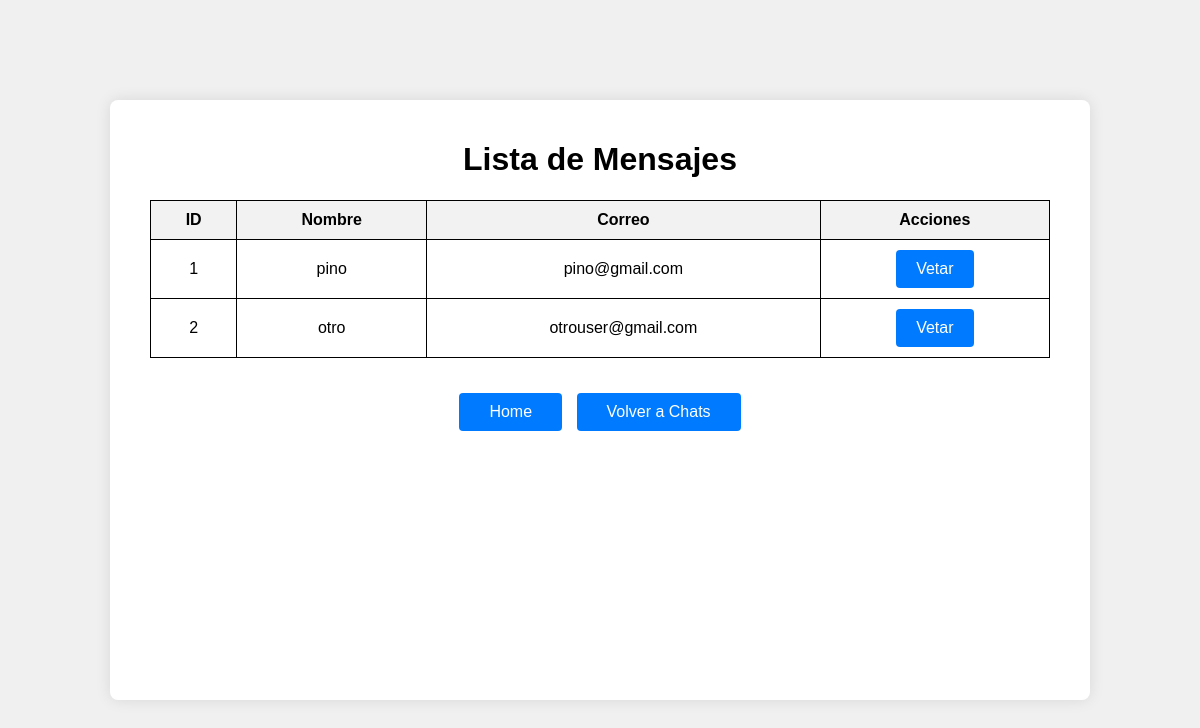
/vetar, run on an earlier commit of the app's database.
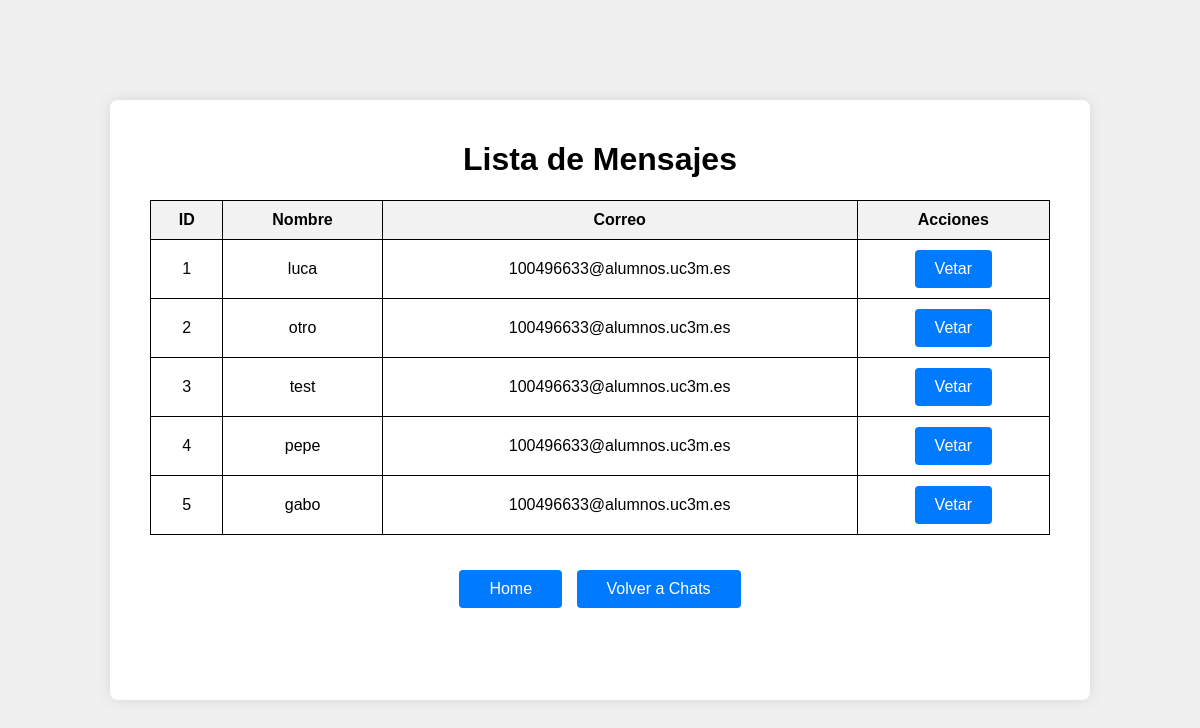
And on a later commit of the database.
### tables this page shows
CREATE TABLE users(
    id INTEGER PRIMARY KEY AUTOINCREMENT,
    username string UNIQUE, 
    pwd string NOT NULL,
    salt string NOT NULL,
    rol string NOT NULL,
    correo string NOT NULL,
    public_ip string NULL);

### app.py (the view)
@app.route("/vetar")
def vetarusuarios():
    usuariostotales = app_admin.vetarusuarios_admin()
    return render_template("vetar.html", usuariostotales=usuariostotales)

### app_admin.py (called while the page is built)
def vetarusuarios_admin():
    conn = sql.connect('cripto.sqlite')
    conn.row_factory = sql.Row
    cursor = conn.cursor()
    cursor.execute("""
            SELECT id, username, correo
            FROM users
        """)
    usuariosto = cursor.fetchall()
    usuariostotales = []
    for user in usuariosto:
        usuariostotales.append({
            "id": user["id"],
            "username": user["username"],
            "correo": user["correo"]
        })
    conn.close()
    usuariostotales = sorted(usuariostotales, key=lambda x: x['id'])
    return usuariostotales

### templates/vetar.html (shortened to what this page needs)
<!DOCTYPE html>
<html lang="es">
<head>
    <link rel="stylesheet" href="{{ url_for('static', filename='style/chatc.css') }}">
</head>
<body>
    <div class="container2">
        <h1>Lista de Mensajes</h1>
        <table>
            <thead>
                <tr>
                    <th>ID</th>
                    <th>Nombre</th>
                    <th>Correo</th>
                    <th>Acciones</th>
                </tr>
            </thead>
            <tbody>
                {% for user in usuariostotales %}
                <tr>
                    <td>{{ user.id }}</td>
                    <td>{{ user.username }}</td>
                    <td>{{ user.correo }}</td>
                    <td>
                        <form action="{{ url_for('eliminar_usuario', user_id=user.id, correo=user.correo, username=user.username) }}" method="post" style="display:inline;">
                            <button id="vetar" type="submit">Vetar</button>
                        </form>
                    </td>
                </tr>
                {% endfor %}
            </tbody>
        </table>
        <div class="links">
            <a href="/home" class="botonesheader">Home</a>
            <a href="/chat" class="botonesheader">Volver a Chats</a>
        </div>
    </div>
</body>
</html>

### static/style/chatc.css (style rules this page uses)
body { font-family: Arial, sans-serif; background-color: #f0f0f0; margin: 0; padding: 0; display: flex; justify-content: center; align-items: center; height: 100vh; }
button { width: 100%; padding: 10px; background-color: #007BFF; color: white; border: none; border-radius: 4px; cursor: pointer; font-size: 16px; }
.links { margin-top: 30px; }
a.botonesheader { display: inline-block; margin: 5px; padding: 10px 30px; background-color: #007BFF; color: white; text-decoration: none; border-radius: 4px; }
table { width: 100%; border-collapse: collapse; }
table, th, td { border: 1px solid black; }
th, td { padding: 10px; text-align: center; }
th { background-color: #f2f2f2; }
.container2 { background-color: #fff; padding: 20px 40px; border-radius: 8px; box-shadow: 0 0 15px rgba(0, 0, 0, 0.1); width: 100%; max-width: 900px; height: 70vh; overflow: auto; text-align: center; }
#vetar { width: fit-content; padding-left: 20px; padding-right: 20px; }

What changed in the data, as far as the page shows it:
changed users id 1: username "pino" → "luca"; correo "pino@gmail.com" → "100496633@alumnos.uc3m.es"
changed users "otro": correo "otrouser@gmail.com" → "100496633@alumnos.uc3m.es"
added users: id "3", username "test", correo "100496633@alumnos.uc3m.es"
added users: id "4", username "pepe", correo "100496633@alumnos.uc3m.es"
added users: id "5", username "gabo", correo "100496633@alumnos.uc3m.es"
